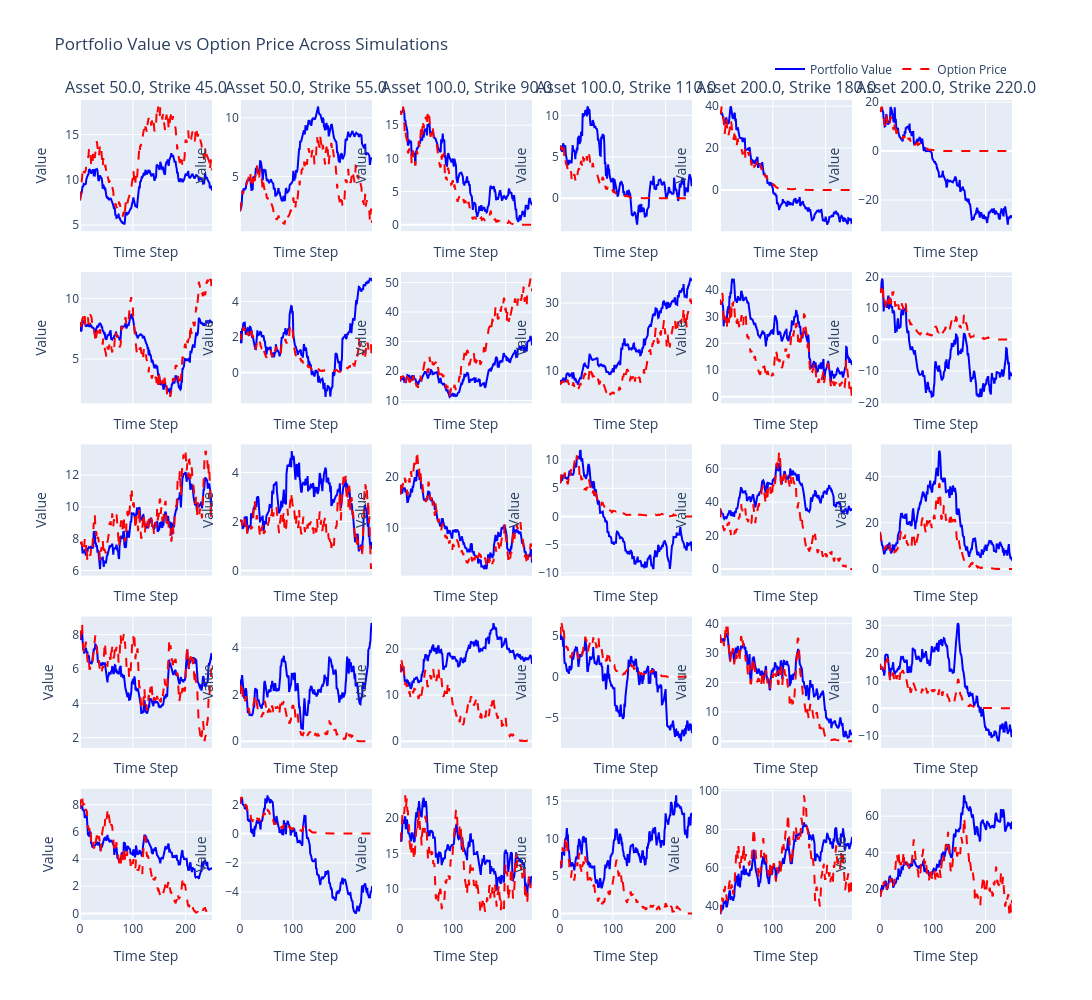

Here is the notebook cell this chart was saved with:
### Code cell
# Random Policy
env = HedgingEnv(S0, K, sigma, r, num_simulation=num_simulation, num_step=250, seed=0)
(
    num_simulation,
    num_asset,
    num_strike,
) = (
    env.num_simulation,
    env.num_asset,
    env.num_strike,
)
state = env.reset()
while True:
    action = np.random.rand(num_simulation * num_asset * num_strike)
    _, __, done = env.step(action)
    if done:
        break
plot_portfolio_vs_option_price(env)

### Figure 1 — Plotly figure (JSON) as saved in the notebook; plotly's stock layout.template omitted (floating-point values rounded to 4 significant figures; data arrays with more than 128 entries replaced by an {"elided": "..."} marker saying what was removed)
{"data": [{"line": {"color": "blue", "dash": "solid"}, "mode": "lines", "name": "Portfolio Value", "showlegend": true, "type": "scatter", "x": {"elided": "251 int values"}, "xaxis": "x", "y": {"elided": "251 float values"}, "yaxis": "y"}, {"line": {"color": "red", "dash": "dash"}, "mode": "lines", "name": "Option Price", "showlegend": true, "type": "scatter", "x": {"elided": "251 int values"}, "xaxis": "x", "y": {"elided": "251 float values"}, "yaxis": "y"}, {"line": {"color": "blue", "dash": "solid"}, "mode": "lines", "showlegend": false, "type": "scatter", "x": {"elided": "251 int values"}, "xaxis": "x2", "y": {"elided": "251 float values"}, "yaxis": "y2"}, {"line": {"color": "red", "dash": "dash"}, "mode": "lines", "showlegend": false, "type": "scatter", "x": {"elided": "251 int values"}, "xaxis": "x2", "y": {"elided": "251 float values"}, "yaxis": "y2"}, {"line": {"color": "blue", "dash": "solid"}, "mode": "lines", "showlegend": false, "type": "scatter", "x": {"elided": "251 int values"}, "xaxis": "x3", "y": {"elided": "251 float values"}, "yaxis": "y3"}, {"line": {"color": "red", "dash": "dash"}, "mode": "lines", "showlegend": false, "type": "scatter", "x": {"elided": "251 int values"}, "xaxis": "x3", "y": {"elided": "251 float values"}, "yaxis": "y3"}, {"line": {"color": "blue", "dash": "solid"}, "mode": "lines", "showlegend": false, "type": "scatter", "x": {"elided": "251 int values"}, "xaxis": "x4", "y": {"elided": "251 float values"}, "yaxis": "y4"}, {"line": {"color": "red", "dash": "dash"}, "mode": "lines", "showlegend": false, "type": "scatter", "x": {"elided": "251 int values"}, "xaxis": "x4", "y": {"elided": "251 float values"}, "yaxis": "y4"}, {"line": {"color": "blue", "dash": "solid"}, "mode": "lines", "showlegend": false, "type": "scatter", "x": {"elided": "251 int values"}, "xaxis": "x5", "y": {"elided": "251 float values"}, "yaxis": "y5"}, {"line": {"color": "red", "dash": "dash"}, "mode": "lines", "showlegend": false, "type": "scatter", "x": {"elided": "251 int values"}, "xaxis": "x5", "y": {"elided": "251 float values"}, "yaxis": "y5"}, {"line": {"color": "blue", "dash": "solid"}, "mode": "lines", "showlegend": false, "type": "scatter", "x": {"elided": "251 int values"}, "xaxis": "x6", "y": {"elided": "251 float values"}, "yaxis": "y6"}, {"line": {"color": "red", "dash": "dash"}, "mode": "lines", "showlegend": false, "type": "scatter", "x": {"elided": "251 int values"}, "xaxis": "x6", "y": {"elided": "251 float values"}, "yaxis": "y6"}, {"line": {"color": "blue", "dash": "solid"}, "mode": "lines", "showlegend": false, "type": "scatter", "x": {"elided": "251 int values"}, "xaxis": "x7", "y": {"elided": "251 float values"}, "yaxis": "y7"}, {"line": {"color": "red", "dash": "dash"}, "mode": "lines", "showlegend": false, "type": "scatter", "x": {"elided": "251 int values"}, "xaxis": "x7", "y": {"elided": "251 float values"}, "yaxis": "y7"}, {"line": {"color": "blue", "dash": "solid"}, "mode": "lines", "showlegend": false, "type": "scatter", "x": {"elided": "251 int values"}, "xaxis": "x8", "y": {"elided": "251 float values"}, "yaxis": "y8"}, {"line": {"color": "red", "dash": "dash"}, "mode": "lines", "showlegend": false, "type": "scatter", "x": {"elided": "251 int values"}, "xaxis": "x8", "y": {"elided": "251 float values"}, "yaxis": "y8"}, {"line": {"color": "blue", "dash": "solid"}, "mode": "lines", "showlegend": false, "type": "scatter", "x": {"elided": "251 int values"}, "xaxis": "x9", "y": {"elided": "251 float values"}, "yaxis": "y9"}, {"line": {"color": "red", "dash": "dash"}, "mode": "lines", "showlegend": false, "type": "scatter", "x": {"elided": "251 int values"}, "xaxis": "x9", "y": {"elided": "251 float values"}, "yaxis": "y9"}, {"line": {"color": "blue", "dash": "solid"}, "mode": "lines", "showlegend": false, "type": "scatter", "x": {"elided": "251 int values"}, "xaxis": "x10", "y": {"elided": "251 float values"}, "yaxis": "y10"}, {"line": {"color": "red", "dash": "dash"}, "mode": "lines", "showlegend": false, "type": "scatter", "x": {"elided": "251 int values"}, "xaxis": "x10", "y": {"elided": "251 float values"}, "yaxis": "y10"}, {"line": {"color": "blue", "dash": "solid"}, "mode": "lines", "showlegend": false, "type": "scatter", "x": {"elided": "251 int values"}, "xaxis": "x11", "y": {"elided": "251 float values"}, "yaxis": "y11"}, {"line": {"color": "red", "dash": "dash"}, "mode": "lines", "showlegend": false, "type": "scatter", "x": {"elided": "251 int values"}, "xaxis": "x11", "y": {"elided": "251 float values"}, "yaxis": "y11"}, {"line": {"color": "blue", "dash": "solid"}, "mode": "lines", "showlegend": false, "type": "scatter", "x": {"elided": "251 int values"}, "xaxis": "x12", "y": {"elided": "251 float values"}, "yaxis": "y12"}, {"line": {"color": "red", "dash": "dash"}, "mode": "lines", "showlegend": false, "type": "scatter", "x": {"elided": "251 int values"}, "xaxis": "x12", "y": {"elided": "251 float values"}, "yaxis": "y12"}, {"line": {"color": "blue", "dash": "solid"}, "mode": "lines", "showlegend": false, "type": "scatter", "x": {"elided": "251 int values"}, "xaxis": "x13", "y": {"elided": "251 float values"}, "yaxis": "y13"}, {"line": {"color": "red", "dash": "dash"}, "mode": "lines", "showlegend": false, "type": "scatter", "x": {"elided": "251 int values"}, "xaxis": "x13", "y": {"elided": "251 float values"}, "yaxis": "y13"}, {"line": {"color": "blue", "dash": "solid"}, "mode": "lines", "showlegend": false, "type": "scatter", "x": {"elided": "251 int values"}, "xaxis": "x14", "y": {"elided": "251 float values"}, "yaxis": "y14"}, {"line": {"color": "red", "dash": "dash"}, "mode": "lines", "showlegend": false, "type": "scatter", "x": {"elided": "251 int values"}, "xaxis": "x14", "y": {"elided": "251 float values"}, "yaxis": "y14"}, {"line": {"color": "blue", "dash": "solid"}, "mode": "lines", "showlegend": false, "type": "scatter", "x": {"elided": "251 int values"}, "xaxis": "x15", "y": {"elided": "251 float values"}, "yaxis": "y15"}, {"line": {"color": "red", "dash": "dash"}, "mode": "lines", "showlegend": false, "type": "scatter", "x": {"elided": "251 int values"}, "xaxis": "x15", "y": {"elided": "251 float values"}, "yaxis": "y15"}, {"line": {"color": "blue", "dash": "solid"}, "mode": "lines", "showlegend": false, "type": "scatter", "x": {"elided": "251 int values"}, "xaxis": "x16", "y": {"elided": "251 float values"}, "yaxis": "y16"}, {"line": {"color": "red", "dash": "dash"}, "mode": "lines", "showlegend": false, "type": "scatter", "x": {"elided": "251 int values"}, "xaxis": "x16", "y": {"elided": "251 float values"}, "yaxis": "y16"}, {"line": {"color": "blue", "dash": "solid"}, "mode": "lines", "showlegend": false, "type": "scatter", "x": {"elided": "251 int values"}, "xaxis": "x17", "y": {"elided": "251 float values"}, "yaxis": "y17"}, {"line": {"color": "red", "dash": "dash"}, "mode": "lines", "showlegend": false, "type": "scatter", "x": {"elided": "251 int values"}, "xaxis": "x17", "y": {"elided": "251 float values"}, "yaxis": "y17"}, {"line": {"color": "blue", "dash": "solid"}, "mode": "lines", "showlegend": false, "type": "scatter", "x": {"elided": "251 int values"}, "xaxis": "x18", "y": {"elided": "251 float values"}, "yaxis": "y18"}, {"line": {"color": "red", "dash": "dash"}, "mode": "lines", "showlegend": false, "type": "scatter", "x": {"elided": "251 int values"}, "xaxis": "x18", "y": {"elided": "251 float values"}, "yaxis": "y18"}, {"line": {"color": "blue", "dash": "solid"}, "mode": "lines", "showlegend": false, "type": "scatter", "x": {"elided": "251 int values"}, "xaxis": "x19", "y": {"elided": "251 float values"}, "yaxis": "y19"}, {"line": {"color": "red", "dash": "dash"}, "mode": "lines", "showlegend": false, "type": "scatter", "x": {"elided": "251 int values"}, "xaxis": "x19", "y": {"elided": "251 float values"}, "yaxis": "y19"}, {"line": {"color": "blue", "dash": "solid"}, "mode": "lines", "showlegend": false, "type": "scatter", "x": {"elided": "251 int values"}, "xaxis": "x20", "y": {"elided": "251 float values"}, "yaxis": "y20"}, {"line": {"color": "red", "dash": "dash"}, "mode": "lines", "showlegend": false, "type": "scatter", "x": {"elided": "251 int values"}, "xaxis": "x20", "y": {"elided": "251 float values"}, "yaxis": "y20"}, {"line": {"color": "blue", "dash": "solid"}, "mode": "lines", "showlegend": false, "type": "scatter", "x": {"elided": "251 int values"}, "xaxis": "x21", "y": {"elided": "251 float values"}, "yaxis": "y21"}, {"line": {"color": "red", "dash": "dash"}, "mode": "lines", "showlegend": false, "type": "scatter", "x": {"elided": "251 int values"}, "xaxis": "x21", "y": {"elided": "251 float values"}, "yaxis": "y21"}, {"line": {"color": "blue", "dash": "solid"}, "mode": "lines", "showlegend": false, "type": "scatter", "x": {"elided": "251 int values"}, "xaxis": "x22", "y": {"elided": "251 float values"}, "yaxis": "y22"}, {"line": {"color": "red", "dash": "dash"}, "mode": "lines", "showlegend": false, "type": "scatter", "x": {"elided": "251 int values"}, "xaxis": "x22", "y": {"elided": "251 float values"}, "yaxis": "y22"}, {"line": {"color": "blue", "dash": "solid"}, "mode": "lines", "showlegend": false, "type": "scatter", "x": {"elided": "251 int values"}, "xaxis": "x23", "y": {"elided": "251 float values"}, "yaxis": "y23"}, {"line": {"color": "red", "dash": "dash"}, "mode": "lines", "showlegend": false, "type": "scatter", "x": {"elided": "251 int values"}, "xaxis": "x23", "y": {"elided": "251 float values"}, "yaxis": "y23"}, {"line": {"color": "blue", "dash": "solid"}, "mode": "lines", "showlegend": false, "type": "scatter", "x": {"elided": "251 int values"}, "xaxis": "x24", "y": {"elided": "251 float values"}, "yaxis": "y24"}, {"line": {"color": "red", "dash": "dash"}, "mode": "lines", "showlegend": false, "type": "scatter", "x": {"elided": "251 int values"}, "xaxis": "x24", "y": {"elided": "251 float values"}, "yaxis": "y24"}, {"line": {"color": "blue", "dash": "solid"}, "mode": "lines", "showlegend": false, "type": "scatter", "x": {"elided": "251 int values"}, "xaxis": "x25", "y": {"elided": "251 float values"}, "yaxis": "y25"}, {"line": {"color": "red", "dash": "dash"}, "mode": "lines", "showlegend": false, "type": "scatter", "x": {"elided": "251 int values"}, "xaxis": "x25", "y": {"elided": "251 float values"}, "yaxis": "y25"}, {"line": {"color": "blue", "dash": "solid"}, "mode": "lines", "showlegend": false, "type": "scatter", "x": {"elided": "251 int values"}, "xaxis": "x26", "y": {"elided": "251 float values"}, "yaxis": "y26"}, {"line": {"color": "red", "dash": "dash"}, "mode": "lines", "showlegend": false, "type": "scatter", "x": {"elided": "251 int values"}, "xaxis": "x26", "y": {"elided": "251 float values"}, "yaxis": "y26"}, {"line": {"color": "blue", "dash": "solid"}, "mode": "lines", "showlegend": false, "type": "scatter", "x": {"elided": "251 int values"}, "xaxis": "x27", "y": {"elided": "251 float values"}, "yaxis": "y27"}, {"line": {"color": "red", "dash": "dash"}, "mode": "lines", "showlegend": false, "type": "scatter", "x": {"elided": "251 int values"}, "xaxis": "x27", "y": {"elided": "251 float values"}, "yaxis": "y27"}, {"line": {"color": "blue", "dash": "solid"}, "mode": "lines", "showlegend": false, "type": "scatter", "x": {"elided": "251 int values"}, "xaxis": "x28", "y": {"elided": "251 float values"}, "yaxis": "y28"}, {"line": {"color": "red", "dash": "dash"}, "mode": "lines", "showlegend": false, "type": "scatter", "x": {"elided": "251 int values"}, "xaxis": "x28", "y": {"elided": "251 float values"}, "yaxis": "y28"}, {"line": {"color": "blue", "dash": "solid"}, "mode": "lines", "showlegend": false, "type": "scatter", "x": {"elided": "251 int values"}, "xaxis": "x29", "y": {"elided": "251 float values"}, "yaxis": "y29"}, {"line": {"color": "red", "dash": "dash"}, "mode": "lines", "showlegend": false, "type": "scatter", "x": {"elided": "251 int values"}, "xaxis": "x29", "y": {"elided": "251 float values"}, "yaxis": "y29"}, {"line": {"color": "blue", "dash": "solid"}, "mode": "lines", "showlegend": false, "type": "scatter", "x": {"elided": "251 int values"}, "xaxis": "x30", "y": {"elided": "251 float values"}, "yaxis": "y30"}, {"line": {"color": "red", "dash": "dash"}, "mode": "lines", "showlegend": false, "type": "scatter", "x": {"elided": "251 int values"}, "xaxis": "x30", "y": {"elided": "251 float values"}, "yaxis": "y30"}], "layout": {"annotations": [{"font": {"size": 16}, "showarrow": false, "text": "Asset 50.0, Strike 45.0", "x": 0.07083, "xanchor": "center", "xref": "paper", "y": 1, "yanchor": "bottom", "yref": "paper"}, {"font": {"size": 16}, "showarrow": false, "text": "Asset 50.0, Strike 55.0", "x": 0.2425, "xanchor": "center", "xref": "paper", "y": 1, "yanchor": "bottom", "yref": "paper"}, {"font": {"size": 16}, "showarrow": false, "text": "Asset 100.0, Strike 90.0", "x": 0.4142, "xanchor": "center", "xref": "paper", "y": 1, "yanchor": "bottom", "yref": "paper"}, {"font": {"size": 16}, "showarrow": false, "text": "Asset 100.0, Strike 110.0", "x": 0.5858, "xanchor": "center", "xref": "paper", "y": 1, "yanchor": "bottom", "yref": "paper"}, {"font": {"size": 16}, "showarrow": false, "text": "Asset 200.0, Strike 180.0", "x": 0.7575, "xanchor": "center", "xref": "paper", "y": 1, "yanchor": "bottom", "yref": "paper"}, {"font": {"size": 16}, "showarrow": false, "text": "Asset 200.0, Strike 220.0", "x": 0.9292, "xanchor": "center", "xref": "paper", "y": 1, "yanchor": "bottom", "yref": "paper"}], "height": 1000, "legend": {"orientation": "h", "x": 1, "xanchor": "right", "y": 1.02, "yanchor": "bottom"}, "title": {"text": "Portfolio Value vs Option Price Across Simulations"}, "width": 1200, "xaxis": {"anchor": "y", "domain": [0, 0.1417], "matches": "x25", "showticklabels": false, "title": {"text": "Time Step"}}, "xaxis10": {"anchor": "y10", "domain": [0.515, 0.6567], "matches": "x28", "showticklabels": false, "title": {"text": "Time Step"}}, "xaxis11": {"anchor": "y11", "domain": [0.6867, 0.8283], "matches": "x29", "showticklabels": false, "title": {"text": "Time Step"}}, "xaxis12": {"anchor": "y12", "domain": [0.8583, 1], "matches": "x30", "showticklabels": false, "title": {"text": "Time Step"}}, "xaxis13": {"anchor": "y13", "domain": [0, 0.1417], "matches": "x25", "showticklabels": false, "title": {"text": "Time Step"}}, "xaxis14": {"anchor": "y14", "domain": [0.1717, 0.3133], "matches": "x26", "showticklabels": false, "title": {"text": "Time Step"}}, "xaxis15": {"anchor": "y15", "domain": [0.3433, 0.485], "matches": "x27", "showticklabels": false, "title": {"text": "Time Step"}}, "xaxis16": {"anchor": "y16", "domain": [0.515, 0.6567], "matches": "x28", "showticklabels": false, "title": {"text": "Time Step"}}, "xaxis17": {"anchor": "y17", "domain": [0.6867, 0.8283], "matches": "x29", "showticklabels": false, "title": {"text": "Time Step"}}, "xaxis18": {"anchor": "y18", "domain": [0.8583, 1], "matches": "x30", "showticklabels": false, "title": {"text": "Time Step"}}, "xaxis19": {"anchor": "y19", "domain": [0, 0.1417], "matches": "x25", "showticklabels": false, "title": {"text": "Time Step"}}, "xaxis2": {"anchor": "y2", "domain": [0.1717, 0.3133], "matches": "x26", "showticklabels": false, "title": {"text": "Time Step"}}, "xaxis20": {"anchor": "y20", "domain": [0.1717, 0.3133], "matches": "x26", "showticklabels": false, "title": {"text": "Time Step"}}, "xaxis21": {"anchor": "y21", "domain": [0.3433, 0.485], "matches": "x27", "showticklabels": false, "title": {"text": "Time Step"}}, "xaxis22": {"anchor": "y22", "domain": [0.515, 0.6567], "matches": "x28", "showticklabels": false, "title": {"text": "Time Step"}}, "xaxis23": {"anchor": "y23", "domain": [0.6867, 0.8283], "matches": "x29", "showticklabels": false, "title": {"text": "Time Step"}}, "xaxis24": {"anchor": "y24", "domain": [0.8583, 1], "matches": "x30", "showticklabels": false, "title": {"text": "Time Step"}}, "xaxis25": {"anchor": "y25", "domain": [0, 0.1417], "title": {"text": "Time Step"}}, "xaxis26": {"anchor": "y26", "domain": [0.1717, 0.3133], "title": {"text": "Time Step"}}, "xaxis27": {"anchor": "y27", "domain": [0.3433, 0.485], "title": {"text": "Time Step"}}, "xaxis28": {"anchor": "y28", "domain": [0.515, 0.6567], "title": {"text": "Time Step"}}, "xaxis29": {"anchor": "y29", "domain": [0.6867, 0.8283], "title": {"text": "Time Step"}}, "xaxis3": {"anchor": "y3", "domain": [0.3433, 0.485], "matches": "x27", "showticklabels": false, "title": {"text": "Time Step"}}, "xaxis30": {"anchor": "y30", "domain": [0.8583, 1], "title": {"text": "Time Step"}}, "xaxis4": {"anchor": "y4", "domain": [0.515, 0.6567], "matches": "x28", "showticklabels": false, "title": {"text": "Time Step"}}, "xaxis5": {"anchor": "y5", "domain": [0.6867, 0.8283], "matches": "x29", "showticklabels": false, "title": {"text": "Time Step"}}, "xaxis6": {"anchor": "y6", "domain": [0.8583, 1], "matches": "x30", "showticklabels": false, "title": {"text": "Time Step"}}, "xaxis7": {"anchor": "y7", "domain": [0, 0.1417], "matches": "x25", "showticklabels": false, "title": {"text": "Time Step"}}, "xaxis8": {"anchor": "y8", "domain": [0.1717, 0.3133], "matches": "x26", "showticklabels": false, "title": {"text": "Time Step"}}, "xaxis9": {"anchor": "y9", "domain": [0.3433, 0.485], "matches": "x27", "showticklabels": false, "title": {"text": "Time Step"}}, "yaxis": {"anchor": "x", "domain": [0.84, 1], "title": {"text": "Value"}}, "yaxis10": {"anchor": "x10", "domain": [0.63, 0.79], "title": {"text": "Value"}}, "yaxis11": {"anchor": "x11", "domain": [0.63, 0.79], "title": {"text": "Value"}}, "yaxis12": {"anchor": "x12", "domain": [0.63, 0.79], "title": {"text": "Value"}}, "yaxis13": {"anchor": "x13", "domain": [0.42, 0.58], "title": {"text": "Value"}}, "yaxis14": {"anchor": "x14", "domain": [0.42, 0.58], "title": {"text": "Value"}}, "yaxis15": {"anchor": "x15", "domain": [0.42, 0.58], "title": {"text": "Value"}}, "yaxis16": {"anchor": "x16", "domain": [0.42, 0.58], "title": {"text": "Value"}}, "yaxis17": {"anchor": "x17", "domain": [0.42, 0.58], "title": {"text": "Value"}}, "yaxis18": {"anchor": "x18", "domain": [0.42, 0.58], "title": {"text": "Value"}}, "yaxis19": {"anchor": "x19", "domain": [0.21, 0.37], "title": {"text": "Value"}}, "yaxis2": {"anchor": "x2", "domain": [0.84, 1], "title": {"text": "Value"}}, "yaxis20": {"anchor": "x20", "domain": [0.21, 0.37], "title": {"text": "Value"}}, "yaxis21": {"anchor": "x21", "domain": [0.21, 0.37], "title": {"text": "Value"}}, "yaxis22": {"anchor": "x22", "domain": [0.21, 0.37], "title": {"text": "Value"}}, "yaxis23": {"anchor": "x23", "domain": [0.21, 0.37], "title": {"text": "Value"}}, "yaxis24": {"anchor": "x24", "domain": [0.21, 0.37], "title": {"text": "Value"}}, "yaxis25": {"anchor": "x25", "domain": [0, 0.16], "title": {"text": "Value"}}, "yaxis26": {"anchor": "x26", "domain": [0, 0.16], "title": {"text": "Value"}}, "yaxis27": {"anchor": "x27", "domain": [0, 0.16], "title": {"text": "Value"}}, "yaxis28": {"anchor": "x28", "domain": [0, 0.16], "title": {"text": "Value"}}, "yaxis29": {"anchor": "x29", "domain": [0, 0.16], "title": {"text": "Value"}}, "yaxis3": {"anchor": "x3", "domain": [0.84, 1], "title": {"text": "Value"}}, "yaxis30": {"anchor": "x30", "domain": [0, 0.16], "title": {"text": "Value"}}, "yaxis4": {"anchor": "x4", "domain": [0.84, 1], "title": {"text": "Value"}}, "yaxis5": {"anchor": "x5", "domain": [0.84, 1], "title": {"text": "Value"}}, "yaxis6": {"anchor": "x6", "domain": [0.84, 1], "title": {"text": "Value"}}, "yaxis7": {"anchor": "x7", "domain": [0.63, 0.79], "title": {"text": "Value"}}, "yaxis8": {"anchor": "x8", "domain": [0.63, 0.79], "title": {"text": "Value"}}, "yaxis9": {"anchor": "x9", "domain": [0.63, 0.79], "title": {"text": "Value"}}}}
